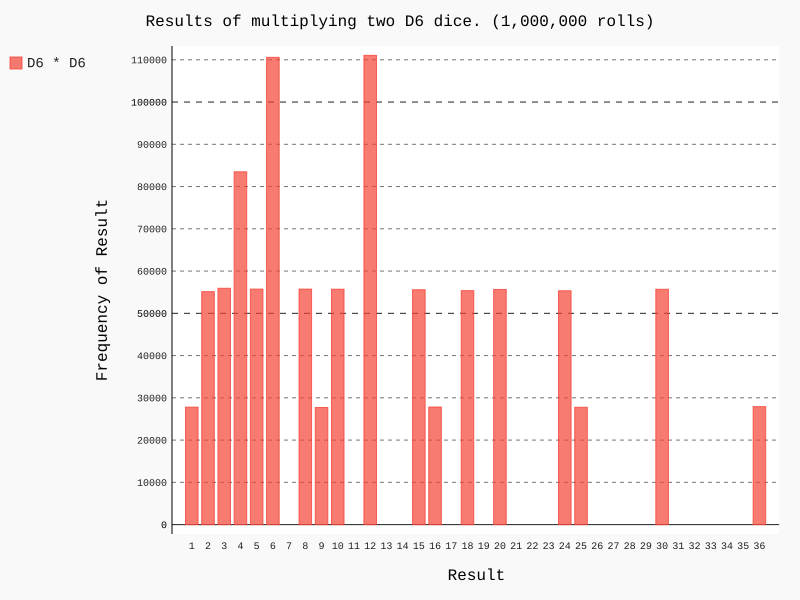

Source code (Python):
import pygal
from die import Die

# create two D6 dices
die_1 = Die()
die_2 = Die()

# throw a dice and save the result in a result
results = []
for roll_num in range(1000000):
    result = die_1.roll() * die_2.roll()
    results.append(result)

# analysis
frequencies = []
max_result = die_1.num_sides * die_2.num_sides
for value in range(1, max_result+1):
    frequency = results.count(value)
    frequencies.append(frequency)

# visualiztaion
hist = pygal.Bar()

hist.title = "Results of multiplying two D6 dice. (1,000,000 rolls)"
# hist.x_labels = ['2', '3', '4', '5', '6', '7', '8',
#  '9', '10', '11', '12', '13', '14', '15', '16']
hist.x_labels = list(range(1, max_result+1))
hist.x_title = "Result"
hist.y_title = "Frequency of Result"
hist.add('D6 * D6', frequencies)
hist.render_to_file('dice_visual.svg')

print(frequencies)
